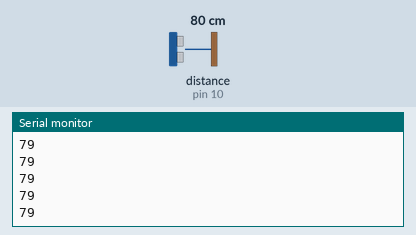
A sketch run on a simulated Arduino Uno, built with avr-gcc and run on an emulated ATmega328P. Shown: the last lines printed to the serial monitor. Wiring (inferred from the names in the program): ultrasonic range finder: trigger pin 9; echo pin 10. The inputs (shaded band) are chosen by the test bench; at power-on: distance to the obstacle (sensor on pin 10) 80 cm. The echo pulse lasts 58.3 µs per cm.

Above: at 1.2 s.
1.3 s: distance to the obstacle (sensor on pin 10) set to 2 cm
At 1.37 s:
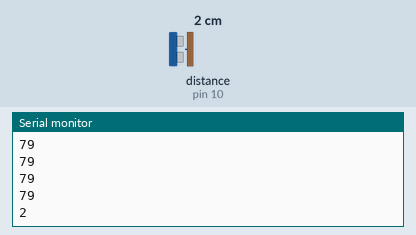
2.8 s: distance to the obstacle (sensor on pin 10) set to 4 cm
At 2.89 s:
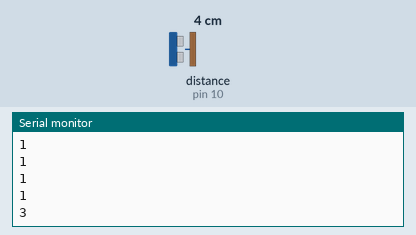
Timing chart, 0 to 5.8 s (numbered marks = the images above; inputs shaded):
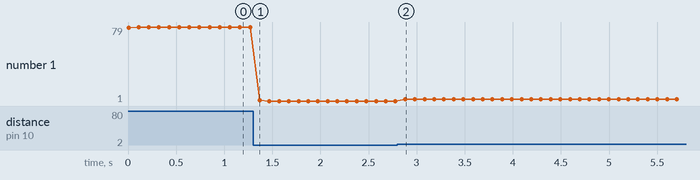

The sketch:

pub.ino
```cpp
const int trigPin = 9;
const int echoPin = 10;

int distanceCm;
long duration;

void setup() {
  Serial.begin(9600);
  pinMode(trigPin, OUTPUT);
  pinMode(echoPin, INPUT);
  while(!Serial){}

}

void loop() {

//  Send
  digitalWrite(trigPin, LOW);
  delayMicroseconds(2);
  digitalWrite(trigPin, HIGH);
  delayMicroseconds(10);
  digitalWrite(trigPin, LOW);
  duration = pulseIn(echoPin, HIGH);
  distanceCm = duration * 0.034 / 2;
  Serial.println(distanceCm);
  delay(100);


//Receive
//if (Serial.available() > 0){
//  String message = Serial.readStringUntil('\n');
//  message = message + " " + String(counter);
//  counter++;
//  Serial.println(message);
//}

}
```

Measured:
- after the input at 1.3 s, the serial monitor: prints a new line after 0.07 s (image 1)
- after the input at 2.8 s, the serial monitor: prints a new line after 0.08 s (image 2)
- plotted number 1: 79 → 1 after the input at 1.3 s, 1 → 3 after the input at 2.8 s
